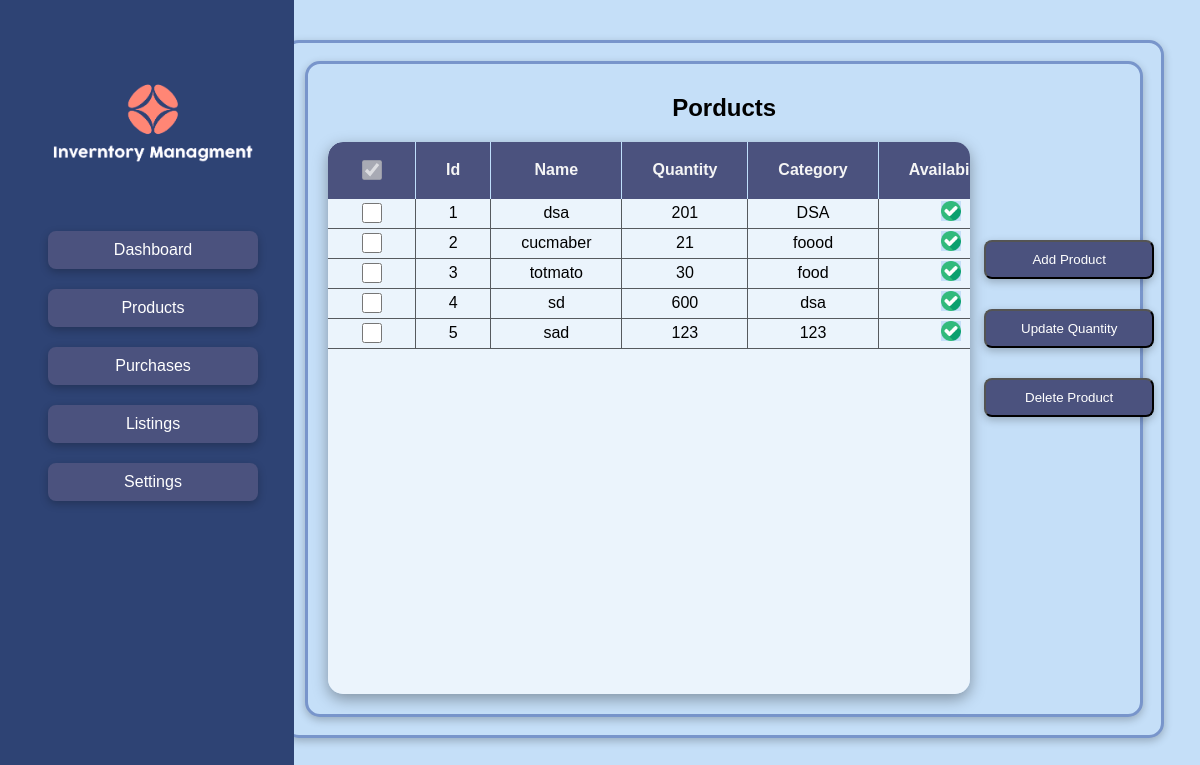
/products, run on an earlier commit of the app's database.
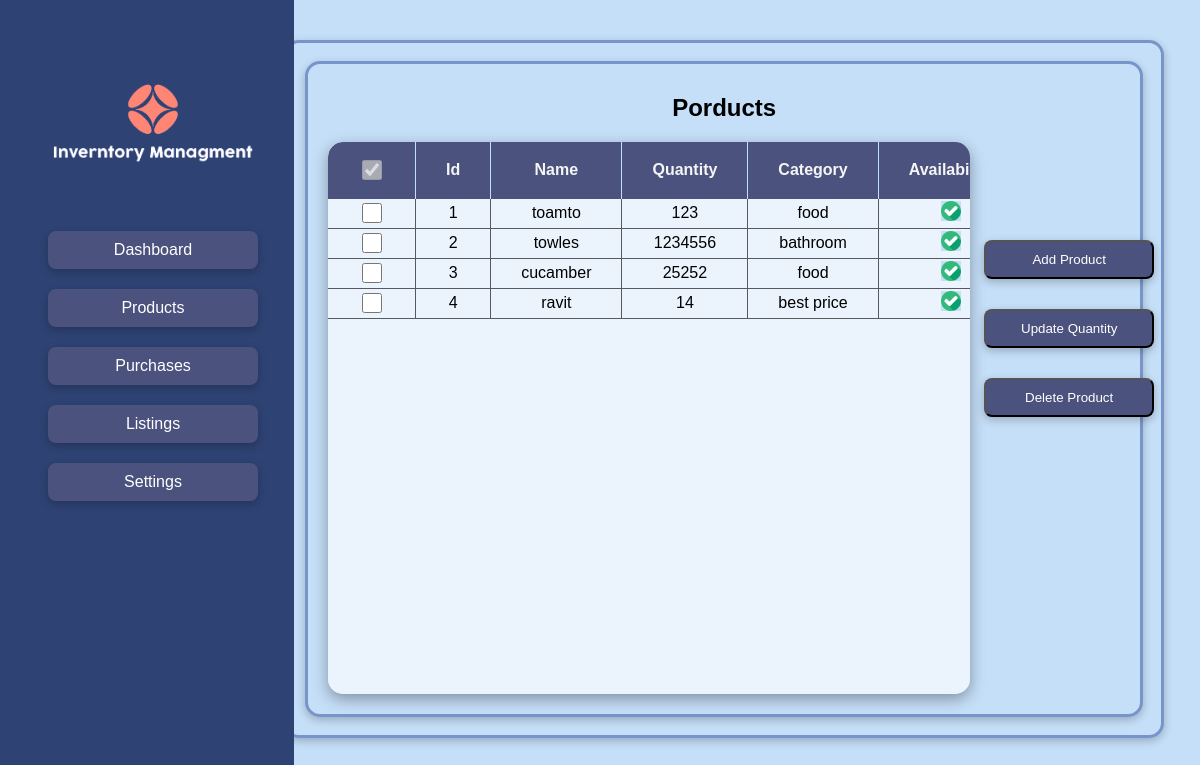
And on a later commit of the database.
### tables this page shows
CREATE TABLE products (id INTEGER, name TEXT, quantity INTEGER, category TEXT, availability TEXT, price INTEGER);

### app.py (the view)
@app.route("/products")
def products():
    return render_template('products.html',data=load("products"))

### sql.py (called while the page is built)
def query(sql):
    with  sqlite3.connect("database.db") as conn:
        cur = conn.cursor()
        return cur.execute(sql)

def load(table_name):
        data = query(f"SELECT * FROM {table_name}")
        return [dict(zip([name[0] for name in data.description],i)) for i in data]

### templates/products.html (shortened to what this page needs)
{% extends "base.html" %}
{% block content %}
<h2 style="text-align: center;">Porducts</h2>
<div id="table_container">
<table class="table">
    <tr>
        <th style="border-top-left-radius: 15px;">
            <input type="checkbox" name="" id="" checked disabled>
        </th>
        <th>
            Id
        </th>
        <th>
            Name
        </th>
        <th>
            Quantity
        </th>
        <th>
            Category
        </th>
        <th>
            Availability
        </th>
    </tr>
    {% for product in data %}
    <tr>
        <td>
            <input type="checkbox" id="{{ product.id }}">
        </td>
        <td>
            {{ product.id }}
        </td>
        <td>
            {{ product.name }}
        </td>
        <td>
            {{ product.quantity }}
        </td>
        <td>
            {{ product.category }}
        </td>
        <td>
            {% if product.quantity|int > 0 %}
            <img src="/static/available.png" alt="" width="20px">
            {% else %}
            <img src="/static/unavailable.png" alt="" width="20px">
            {% endif %}
        </td>
    </tr>
    {% endfor %}
</table>
</div>
<div id="products-buttons">
    <button href="" id="" class="button" onclick='add_product_button()'>Add Product</button>
    <button href="" class="button" onclick='update_quantity_button()'>Update Quantity</button>
    <button href="" class="button" onclick='delete_product_button()'>Delete Product</button>
</div>
{% endblock %}

### templates/base.html (shortened to what this page needs)
<!DOCTYPE html>
<html lang="en">
<head>
    <link rel="stylesheet" href="/static/style.css">
</head>
<body>
    <div id="body">
        <div id="nav">
            <img src="/static/logo.png" alt="" id="site-logo" loading="eager">
            <a class="button" href="/">Dashboard</a>
            <a class="button" href="/products">Products</a>
            <a class="button" href="/purchases">Purchases</a>
            <a class="button" href="/listings">Listings</a>
            <a class="button" href="/">Settings</a>
        </div>
        <div id="content-border">
            <div id="content">
                {% block content %}
                {% endblock %}
            </div>
        </div>
    </div>
</body>
</html>

### static/style.css (style rules this page uses)
* { font-family: Arial, Helvetica, sans-serif; background-color: #C5DFF8 ; }
#nav { display: flex; flex-direction: column; gap: 20px; position: fixed; padding-right: 3vw; text-align: center; background-color: #2E4374; bottom: 0; top: 0; left: 0; }
#site-logo { width: 210px; margin-left: 4vw; margin-top: 10vh; margin-bottom: 6vh; background-color: #2E4374; }
.button { color: white; text-decoration: none; margin-left: 4vw; background-color: #4B527E; border-radius: 8px; padding-top: 10px; padding-bottom: 10px; padding-left: 35px; padding-right: 35px; text-align: center; box-shadow: rgba(0, 0, 0, 0.24) 0px 3px 8px; }
#content-border { margin-left: 23vw; margin-right: 2.3vw; margin-top: 5vh; border: 3px solid #7895CB; border-radius: 15px; box-shadow: rgba(0, 0, 0, 0.24) 0px 3px 8px; }
#content { margin: 1.5vw; border: 3.5px solid #7895CB; padding: 10px; border-radius: 15px; background-color: #C5DFF8 ; box-shadow: rgba(0, 0, 0, 0.24) 0px 3px 8px; }
.table { text-align: center; border-collapse:collapse; height: 69vh; overflow-y: scroll; display: block; border-radius: 15px; width: 53.5vw; background-color: #ebf4fc; box-shadow: rgba(0, 0, 0, 0.35) 0px 5px 15px; margin-left: 10px; margin-bottom: 10px; }
th { height: 55px; border-right: 1px solid #bfdffc; background-color: #4B527E; color: whitesmoke; position: sticky; top: 0 }
td { border-right: 1px solid #565a5e; border-bottom:1px solid #565a5e; ; background-color: #ebf4fc; }
input[type="checkbox"] { width: 20px; height: 20px; }
th,td { padding-right: 30px; padding-left: 30px; }
#products-buttons { display: flex; flex-direction: column; gap: 30px; background: none; position: absolute; left: 78vw; top: 30vh; }

What changed in the data, as far as the page shows it:
removed products: id "1", name "dsa", quantity "201", category "DSA"
removed products: id "5", name "sad", quantity "123", category "123"
added products: id "1", name "toamto", quantity "123", category "food"
changed products: name "cucmaber" → "towles"; quantity "21" → "1234556"; category "foood" → "bathroom"
changed products: name "totmato" → "cucamber"; quantity "30" → "25252"
changed products: name "sd" → "ravit"; quantity "600" → "14"; category "dsa" → "best price"
